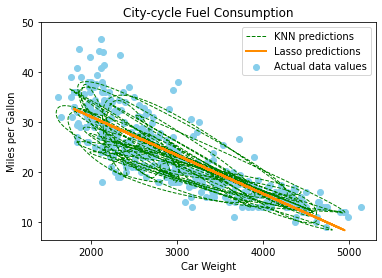

This chart was generated by the following Python code:
# -*- coding: utf-8 -*-
"""
MSE for poor model (KNN): 20.2565 

MSE for good model (Lasso): 3.8466458475472365
    
    
Created on Mon Sep 27 06:13:55 2021

@author: Temitayo Hayes
Student Number: 100794977
Course: Machine Learning MITS
"""

import os
import urllib.request
import numpy as np
import pandas as pd
import seaborn as sns
from sklearn.metrics import mean_squared_error

cols = ['MPG', 'Cylinders', 'Displacement', 'Horsepower', 'Weight',
        'Acceleration', 'Model Year', 'Origin', 'Name']

DOWN = "https://archive.ics.uci.edu/ml/"

NEW_path = os.path.join("machine-learning-databases", "auto-mpg")
NAMES_path = os.path.join("machine-learning-databases", "auto-mpg")

NEW_url = DOWN + "machine-learning-databases/auto-mpg/auto-mpg.data"
NAMES_url = DOWN + "machine-learning-databases/auto-mpg/auto-mpg.names"


def fetch_auto_data(auto_url=NEW_url, auto_path=NEW_path,  names_url=NAMES_url,  names_path = NAMES_path ):
    if (not os.path.isdir(auto_path)) and (not os.path.isdir(names_path)):
        os.makedirs(auto_path)
        
    auto_data_path = os.path.join(auto_path, "auto-mpg.data")
    urllib.request.urlretrieve(auto_url, auto_data_path)
    
fetch_auto_data()


def load_auto_data(auto_path=NEW_path, names_path= NAMES_path):
    auto_data = os.path.join(auto_path, "auto-mpg.data")
    
    df = pd.read_csv(auto_data, names=cols, na_values = "?", comment = '\t', skipinitialspace=True, delim_whitespace=True)
    df_data_auto = df.copy()
    
    return df_data_auto

auto = load_auto_data()

#Exploratory Data Analysis
auto.shape
auto.head()
auto.describe()


#drop car name attribute
auto = auto.drop(['Name'], axis=1)


#clean dataset and fix missing values
auto.isnull().sum()
condition= auto[auto["Horsepower"].isnull()][["Cylinders", "Horsepower"]] # selects cylinders where horsepower is null
cylinder_number = condition.Cylinders.unique() #selects single values cylinder numbers

ch= auto.groupby("Cylinders")["Horsepower"].mean().reset_index(name='Horsepower') #average of horsepower by respective cylinders
ch_new = ch[ch["Cylinders"].isin(cylinder_number)].round(2) #only selects average of cylinder_number indicated to be nan above
avg_dict =dict(zip(ch_new['Cylinders'], ch_new['Horsepower'])) #assigning avg of cylinders of respective cylinders in a dict

bool_mask = auto['Horsepower'].isna()
auto.loc[bool_mask, 'Horsepower'] = auto.loc[bool_mask, 'Cylinders'].map(avg_dict) #fill in average of respective rows according to cylinder number


#check correlation with target
#sns.pairplot(auto, x_vars=auto.drop(['MPG'], axis=1, inplace=False).columns, y_vars= ['MPG'])
corr_matrix = auto.corr()
corr_matrix['MPG'].sort_values(ascending=True)


X= auto.iloc[: , 4:5]
y = auto.iloc[:, 0:1]


#split data into train and test sets
from sklearn.model_selection import train_test_split
X_train, X_test, y_train, y_test = train_test_split(X,y, test_size=0.2, random_state=42)


#scale data
from sklearn.preprocessing import StandardScaler
scaler2 = StandardScaler()
scaler2.fit(X_train)
X_train_sc = scaler2.transform(X_train)
X_test_sc = scaler2.transform(X_test)


#training poor model that overfits with 
#training accuracy higher than validation accuracy
from sklearn.neighbors import KNeighborsRegressor
knn= knn = KNeighborsRegressor(n_neighbors=1)
knn.fit(X_train, y_train)

#KNN Training accuracy
knn.score(X_train, y_train)

y_knn = knn.predict(X_test)

#KNN Test accuracy with test set
knn.score(X_test, y_test)

k_mse = mean_squared_error(y_test, y_knn)
print("MSE for KNN: ",k_mse, "\n")


#training better model with good generalization of data
from sklearn.linear_model import Lasso
lasso2 = Lasso(alpha=0.1, random_state=42)
lasso2.fit(X_train_sc, y_train)

#Lasso Training accuracy
lasso2.score(X_train_sc, y_train)

y_lasso = lasso2.predict(X_test_sc)

#Lasso Test accuracy with test set
lasso2.score(X_test_sc, y_test)

l_mse = np.sqrt(mean_squared_error(y_test, y_lasso))
print("MSE for Lasso: ",l_mse)


import matplotlib.pyplot as plt
from scipy.interpolate import make_interp_spline

#to make the overfit model's prediction line smoother
param = np.linspace(0, 1, X_test.size)
spl = make_interp_spline(param, np.c_[X_test,y_knn], k=2)
xnew, y_smooth = spl(np.linspace(0, 1, X_test.size * 100)).T


plt.scatter(X, y, color = 'skyblue', label="Actual data values")
plt.plot(xnew, y_smooth, '--', color="green", label="KNN predictions", lw =1)
plt.plot(X_test, y_lasso, color="darkorange", label="Lasso predictions", lw =2)
plt.title("City-cycle Fuel Consumption")

plt.xlabel("Car Weight") 
plt.ylabel("Miles per Gallon")
plt.xticks([2000,3000,4000,5000])
plt.yticks([10,20,30,40,50])
plt.legend()
plt.show()
